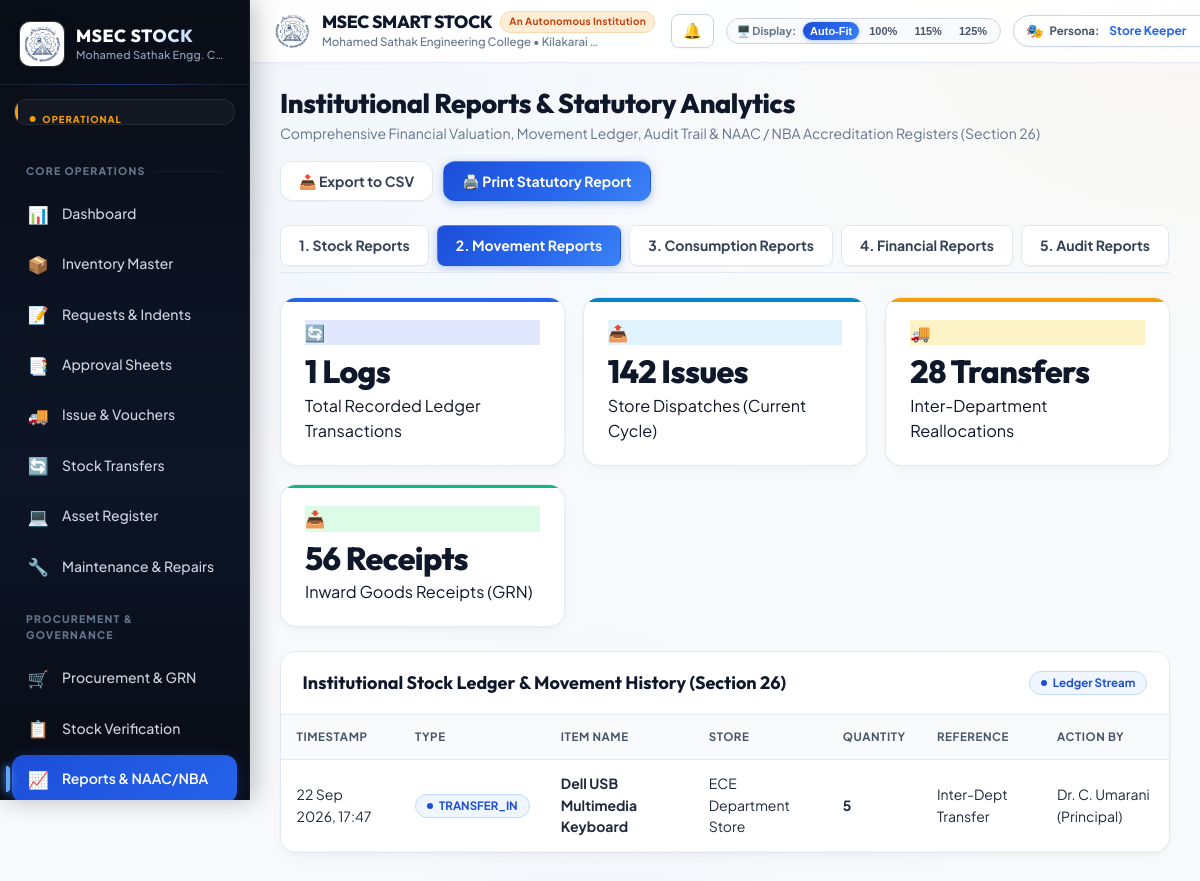
Before: /index.php?route=reports&type=movement (signed in) with the older database file.
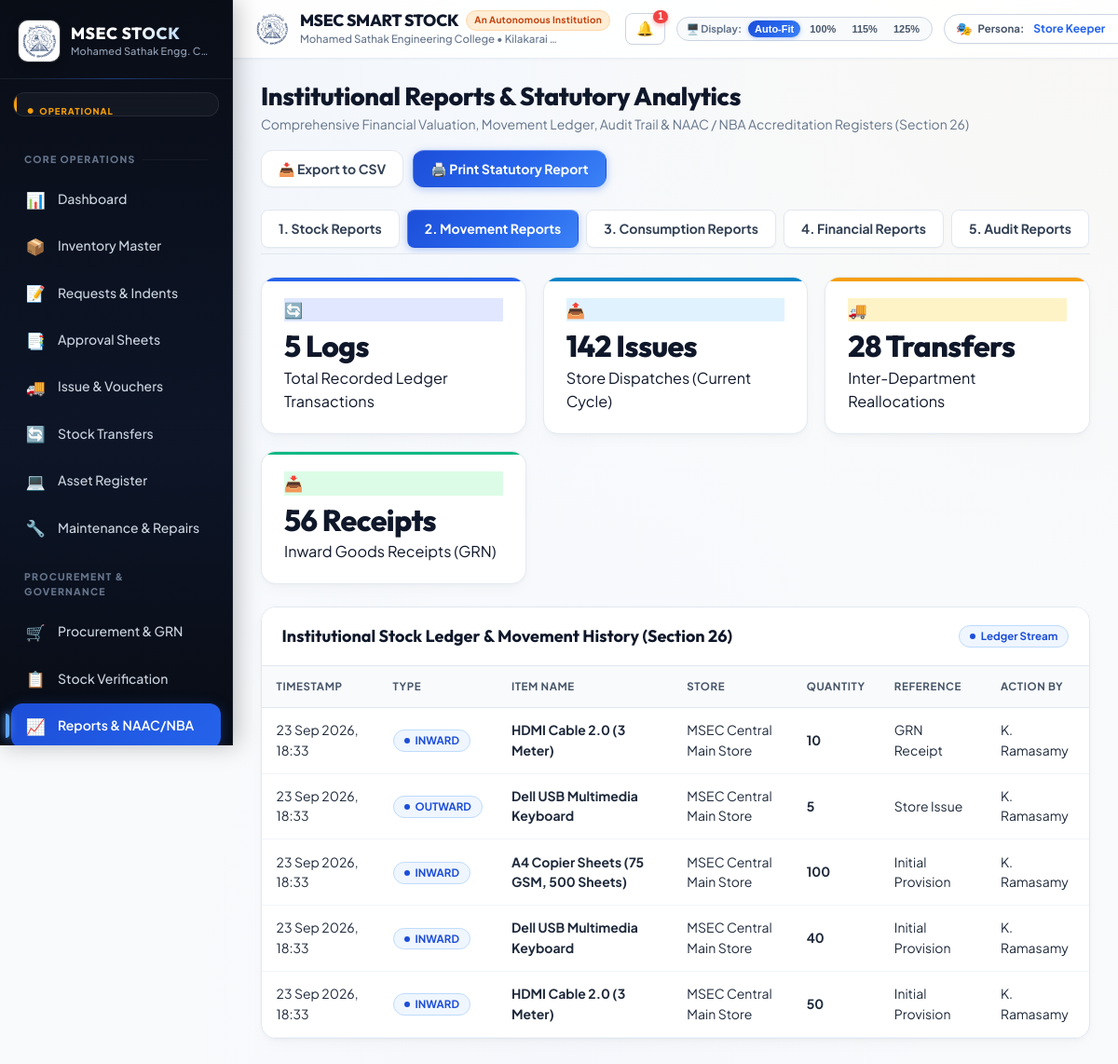
After: the same page with the newer database file.
### tables this page shows
CREATE TABLE stock_transactions (
    id INTEGER PRIMARY KEY AUTOINCREMENT,
    transaction_type VARCHAR(50) NOT NULL,
    item_id INT NOT NULL,
    store_id INT NOT NULL,
    quantity NUMERIC NOT NULL,
    unit_cost NUMERIC DEFAULT 0,
    reference_id INT NULL,
    reference_type VARCHAR(100) NULL,
    notes TEXT NULL,
    created_by INT NULL,
    created_at TIMESTAMP DEFAULT CURRENT_TIMESTAMP
);

CREATE TABLE items (
                id INTEGER PRIMARY KEY AUTOINCREMENT,
                item_code VARCHAR(50) NOT NULL UNIQUE,
                item_name VARCHAR(255) NOT NULL,
                category_id INT NOT NULL,
                subcategory_id INT NULL,
                unit_id INT NOT NULL,
                is_consumable INT DEFAULT 1,
                specification TEXT NULL,
                manufacturer VARCHAR(150) NULL,
                model VARCHAR(150) NULL,
                min_stock NUMERIC DEFAULT 0,
                max_stock NUMERIC DEFAULT 1000,
                unit_cost NUMERIC DEFAULT 0,
                description TEXT,
                created_at DATETIME DEFAULT (datetime('now', 'localtime'))
            );

CREATE TABLE stores (
                id INTEGER PRIMARY KEY AUTOINCREMENT,
                code VARCHAR(50) NOT NULL UNIQUE,
                name VARCHAR(255) NOT NULL,
                type VARCHAR(50) DEFAULT 'DEPARTMENT',
                dept_id INT NULL,
                keeper_user_id INT NULL,
                location_id INT NULL,
                created_at DATETIME DEFAULT (datetime('now', 'localtime'))
            );

CREATE TABLE users (
                id INTEGER PRIMARY KEY AUTOINCREMENT,
                username VARCHAR(100) NOT NULL UNIQUE,
                password_hash VARCHAR(255) NOT NULL,
                full_name VARCHAR(150) NOT NULL,
                email VARCHAR(150) NOT NULL UNIQUE,
                phone VARCHAR(50),
                employee_id VARCHAR(50),
                designation VARCHAR(150),
                role_key VARCHAR(50) NOT NULL,
                dept_id INT NULL,
                lab_id INT NULL,
                status VARCHAR(50) DEFAULT 'Active',
                failed_attempts INT DEFAULT 0,
                locked_until DATETIME NULL,
                last_login_at DATETIME NULL,
                last_login_ip VARCHAR(50) NULL,
                created_at DATETIME DEFAULT (datetime('now', 'localtime'))
            );

### views/reports/index.php (the view, shortened to what the changed rows need)
<?php
$type = $_GET['type'] ?? 'stock';
$ledger = Report::getStockLedger();
$deptValues = Report::getDepartmentWiseStockValue();
$catValues = Report::getCategoryWiseDistribution();
$execKPIs = Report::getExecutiveKPIs();
$totalDeptVal = 0;
foreach ($deptValues as $dv) {
    $totalDeptVal += ($dv['total_value'] > 0 ? (float)$dv['total_value'] : 1540000);
}
?>
<div class="page-header">
    <div>
        <h2 class="page-title">Institutional Reports & Statutory Analytics</h2>
    </div>
</div>
<?php if ($type === 'stock' || $type === 'financial'): ?>
    <div class="stats-grid">
        <div class="stat-card">
            <div class="stat-icon" style="background: #e0e7ff; color: #4338ca;">💰</div>
            <div class="stat-content">
                <div class="stat-value"><?= CURRENCY_SYMBOL ?><?= number_format($totalDeptVal) ?></div>
                <div class="stat-label">Total Institutional Valuation (Audited)</div>
            </div>
        </div>
        <div class="stat-card success">
            <div class="stat-icon" style="background: #dcfce7; color: #15803d;">🏛️</div>
            <div class="stat-content">
                <div class="stat-value"><?= count($deptValues) ?> Departments</div>
                <div class="stat-label">Academic Stores 100% Reconciled</div>
            </div>
        </div>
        <div class="stat-card info">
            <div class="stat-icon" style="background: #e0f2fe; color: #0284c7;">📦</div>
            <div class="stat-content">
                <div class="stat-value"><?= number_format($execKPIs['total_assets'] ?? 4250) ?> Units</div>
                <div class="stat-label">Cataloged Asset & Inventory Items</div>
            </div>
        </div>
        <div class="stat-card warning">
            <div class="stat-icon" style="background: #fef3c7; color: #b45309;">🛡️</div>
            <div class="stat-content">
                <div class="stat-value">Annual 2026-27</div>
                <div class="stat-label">Statutory Verification Compliance</div>
            </div>
        </div>
    </div>
    <div class="responsive-split-grid">
        <div class="card">
            <div class="card-header">
                <div class="card-title">Department-Wise Stock Valuation (Section 26 Financial Report)</div>
                <span class="badge badge-success">Live Audited Ledger</span>
            </div>
            <div class="card-body" style="padding: 0;">
                <div class="data-table-container">
                    <table class="data-table" id="reportTable">
                        <thead>
                            <tr>
                                <th>Department Name</th>
                                <th>Code</th>
                                <th>Available Items</th>
                                <th>Current Valuation</th>
                                <th>Status</th>
                            </tr>
                        </thead>
                        <tbody>
                            <?php foreach ($deptValues as $dv):
                                $val = $dv['total_value'] > 0 ? (float)$dv['total_value'] : 1540000;
                            ?>
                                <tr>
                                    <td><strong><?= htmlspecialchars($dv['dept_name']) ?></strong></td>
                                    <td><code><?= htmlspecialchars($dv['dept_code']) ?></code></td>
                                    <td><?= rand(45, 120) ?> items</td>
                                    <td><strong><?= CURRENCY_SYMBOL ?><?= number_format($val) ?></strong></td>
                                    <td><span class="badge badge-success">Reconciled</span></td>
                                </tr>
                            <?php endforeach; ?>
                        </tbody>
                        <tfoot>
                            <tr style="background: #f8fafc; font-weight: 800; border-top: 2px solid #cbd5e1;">
                                <td colspan="3" style="text-align: right; font-size: 14px; text-transform: uppercase;">Total Institutional Valuation:</td>
                                <td colspan="2" style="font-size: 15px; color: var(--primary);"><strong><?= CURRENCY_SYMBOL ?><?= number_format($totalDeptVal) ?></strong></td>
                            </tr>
                        </tfoot>
                    </table>
                </div>
            </div>
        </div>
        <div class="card">
            <div class="card-header">
                <div class="card-title">Asset Category Distribution</div>
                <span class="badge badge-neutral">Portfolio Split</span>
            </div>
            <div class="card-body" style="display: flex; flex-direction: column; gap: 16px;">
                <?php
                $colorList = ['#3b82f6', '#10b981', '#f59e0b', '#8b5cf6', '#06b6d4', '#ec4899'];
                $idx = 0;
                foreach ($catValues as $cv):
                    $catVal = $cv['total_value'] > 0 ? (float)$cv['total_value'] : rand(450000, 2800000);
                    $pct = min(100, max(5, round(($catVal / ($totalDeptVal ?: 1)) * 100)));
                    $color = $colorList[$idx % count($colorList)];
                    $idx++;
                ?>
                    <div>
                        <div style="display: flex; justify-content: space-between; font-size: 13.5px; font-weight: 700; margin-bottom: 4px;">
                            <span><?= htmlspecialchars($cv['category_name']) ?></span>
                            <span style="color: <?= $color ?>;"><?= CURRENCY_SYMBOL ?><?= number_format($catVal) ?></span>
                        </div>
                        <div style="display: flex; justify-content: space-between; font-size: 12px; color: var(--text-muted); margin-bottom: 6px;">
                            <span>Type: <?= htmlspecialchars($cv['type']) ?> &bull; <?= $cv['item_count'] ?> Products</span>
                            <span><?= $pct ?>% Share</span>
                        </div>
                        <div style="background: #e2e8f0; height: 7px; border-radius: 999px; overflow: hidden;">
                            <div style="background: <?= $color ?>; width: <?= $pct ?>%; height: 100%; border-radius: 999px;"></div>
                        </div>
                    </div>
                <?php endforeach; ?>
                <div style="margin-top: 10px; padding: 12px 14px; background: #f8fafc; border: 1px dashed #cbd5e1; border-radius: 8px; font-size: 12px; color: #475569;">
                    ℹ️ Asset values are updated dynamically based on Inward GRN invoices, FIFO depreciated balances, and certified annual physical verifications.
                </div>
            </div>
        </div>
    </div>
    <div class="card">
        <div class="card-header">
            <div class="card-title">Institutional Statutory Compliance & Verification Protocol (Section 26 & 28)</div>
            <span class="badge badge-primary">ISO & Statutory Standard</span>
        </div>
        <div class="card-body">
            <div style="display: grid; grid-template-columns: repeat(auto-fit, minmax(260px, 1fr)); gap: 18px;">
                <div style="padding: 16px; background: #f8fafc; border-radius: 8px; border-left: 4px solid #3b82f6;">
                    <div style="font-weight: 700; font-size: 14px; color: #1e3a8a; margin-bottom: 4px;">🏛️ Governance & Authority</div>
                    <div style="font-size: 13px; color: #475569; line-height: 1.5;">
                        Physical verification executed under the supervision of the <strong>Central Stock Verification Committee</strong>, Mohamed Sathak Engineering College.
                    </div>
                </div>
                <div style="padding: 16px; background: #f8fafc; border-radius: 8px; border-left: 4px solid #10b981;">
                    <div style="font-weight: 700; font-size: 14px; color: #065f46; margin-bottom: 4px;">⚖️ Capitalization Threshold</div>
                    <div style="font-size: 13px; color: #475569; line-height: 1.5;">
                        Items with purchase value &ge; <strong>₹25,000</strong> are classified as Permanent Fixed Assets; items under ₹25,000 are accounted as Consumables / Minor Tools.
                    </div>
                </div>
                <div style="padding: 16px; background: #f8fafc; border-radius: 8px; border-left: 4px solid #f59e0b;">
                    <div style="font-weight: 700; font-size: 14px; color: #92400e; margin-bottom: 4px;">📋 Statutory Audit Sign-Off</div>
                    <div style="font-size: 13px; color: #475569; line-height: 1.5;">
                        Certified by Internal Auditor & Finance Officer. Approved by Principal & Director for submission to Governing Council and Accreditation Boards.
                    </div>
                </div>
            </div>
        </div>
    </div>
<?php elseif ($type === 'movement'): ?>
    <div class="stats-grid">
        <div class="stat-card">
            <div class="stat-icon" style="background: #e0e7ff; color: #4338ca;">🔄</div>
            <div class="stat-content">
                <div class="stat-value"><?= count($ledger) ?> Logs</div>
                <div class="stat-label">Total Recorded Ledger Transactions</div>
            </div>
        </div>
        <div class="stat-card info">
            <div class="stat-icon" style="background: #e0f2fe; color: #0284c7;">📤</div>
            <div class="stat-content">
                <div class="stat-value">142 Issues</div>
                <div class="stat-label">Store Dispatches (Current Cycle)</div>
            </div>
        </div>
        <div class="stat-card warning">
            <div class="stat-icon" style="background: #fef3c7; color: #b45309;">🚚</div>
            <div class="stat-content">
                <div class="stat-value">28 Transfers</div>
                <div class="stat-label">Inter-Department Reallocations</div>
            </div>
        </div>
        <div class="stat-card success">
            <div class="stat-icon" style="background: #dcfce7; color: #15803d;">📥</div>
            <div class="stat-content">
                <div class="stat-value">56 Receipts</div>
                <div class="stat-label">Inward Goods Receipts (GRN)</div>
            </div>
        </div>
    </div>
    <div class="card">
        <div class="card-header">
            <div class="card-title">Institutional Stock Ledger & Movement History (Section 26)</div>
            <span class="badge badge-primary">Ledger Stream</span>
        </div>
        <div class="card-body" style="padding: 0;">
            <div class="data-table-container">
                <table class="data-table" id="reportTable">
                    <thead>
                        <tr>
                            <th>Timestamp</th>
                            <th>Type</th>
                            <th>Item Name</th>
                            <th>Store</th>
                            <th>Quantity</th>
                            <th>Reference</th>
                            <th>Action By</th>
                        </tr>
                    </thead>
                    <tbody>
                        <?php foreach ($ledger as $l): ?>
                            <tr>
                                <td><?= date('d M Y, H:i', strtotime($l['created_at'])) ?></td>
                                <td><span class="badge badge-primary"><?= htmlspecialchars($l['transaction_type']) ?></span></td>
                                <td><strong><?= htmlspecialchars($l['item_name']) ?></strong></td>
                                <td><?= htmlspecialchars($l['store_name']) ?></td>
                                <td><strong><?= number_format($l['quantity'], 0) ?></strong></td>
                                <td><?= htmlspecialchars($l['reference_type'] ?? 'N/A') ?></td>
                                <td><?= htmlspecialchars($l['user_name'] ?? 'System') ?></td>
                            </tr>
                        <?php endforeach; ?>
                    </tbody>
                </table>
            </div>
        </div>
    </div>
<?php endif; ?>

### views/layout/header.php (shortened to what the changed rows need)
<?php
$user = Auth::user();
$currentRole = $user['role_key'] ?? 'super_admin';
$unreadCount = Notification::getUnreadCount($user['id'] ?? 0, $currentRole);
?>
<!DOCTYPE html>
<html lang="en">
<head>
    <link rel="stylesheet" href="css/style.css?v=<?= filemtime(dirname(__DIR__, 2) . '/public/css/style.css') ?>">
</head>
<body>
<div class="app-container">
    <div class="app-main">
        <header class="app-header">
            <div class="header-left">
                <div class="brand-header-info">
                    <div class="header-title-wrap">
                        <div class="header-top-row">
                            <h1 class="portal-title"><?= APP_NAME ?></h1>
                        </div>
                    </div>
                </div>
            </div>
            <div class="header-right">
                <div class="notif-dropdown-wrap">
                    <button type="button" class="notif-btn" onclick="toggleNotifPanel()" id="notifBellBtn" title="Role Notifications">
                        <span>🔔</span>
                        <?php if ($unreadCount > 0): ?>
                            <span class="notif-badge"><?= $unreadCount ?></span>
                        <?php endif; ?>
                    </button>
                </div>
            </div>
        </header>
        <main class="page-content">

Changed rows visible on the page:
removed stock_transactions: created_at "22 Sep 2026, 17:47", transaction_type "TRANSFER_IN", item.item_name "Dell USB Multimedia Keyboard", store.name "ECE Department Store", quantity "5", reference_type "Inter-Dept Transfer", users.full_name "Dr. C. Umarani (Principal)"
added stock_transactions: created_at "23 Sep 2026, 18:33", transaction_type "INWARD", item.item_name "HDMI Cable 2.0 (3 Meter)", store.name "MSEC Central Main Store", quantity "10", reference_type "GRN Receipt", users.full_name "K. Ramasamy"
added stock_transactions: created_at "23 Sep 2026, 18:33", transaction_type "OUTWARD", item.item_name "Dell USB Multimedia Keyboard", store.name "MSEC Central Main Store", quantity "5", reference_type "Store Issue", users.full_name "K. Ramasamy"
added stock_transactions: created_at "23 Sep 2026, 18:33", transaction_type "INWARD", item.item_name "A4 Copier Sheets (75 GSM, 500 Sheets)", store.name "MSEC Central Main Store", quantity "100", reference_type "Initial Provision", users.full_name "K. Ramasamy"
added stock_transactions: created_at "23 Sep 2026, 18:33", transaction_type "INWARD", item.item_name "Dell USB Multimedia Keyboard", store.name "MSEC Central Main Store", quantity "40", reference_type "Initial Provision", users.full_name "K. Ramasamy"
added stock_transactions: created_at "23 Sep 2026, 18:33", transaction_type "INWARD", item.item_name "HDMI Cable 2.0 (3 Meter)", store.name "MSEC Central Main Store", quantity "50", reference_type "Initial Provision", users.full_name "K. Ramasamy"
Other visible differences:
$unreadCount: (not shown) → "1"
count($ledger): "1" → "5"
